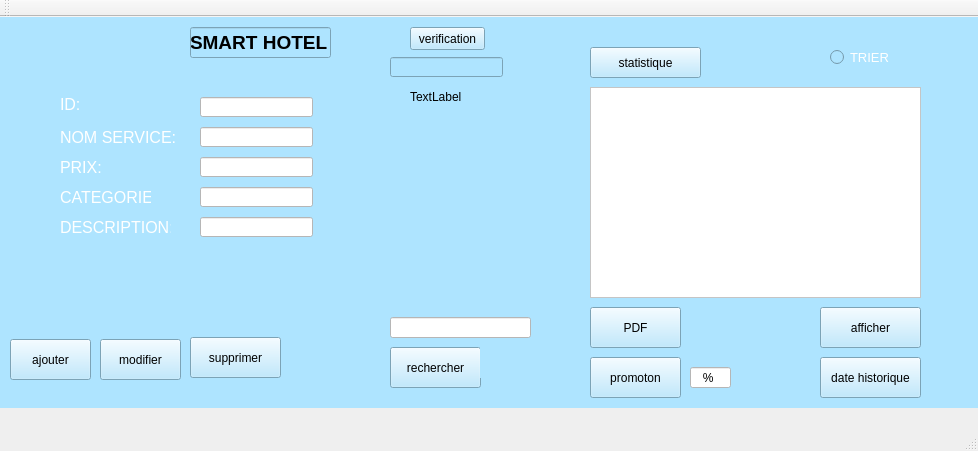
<?xml version="1.0" encoding="UTF-8"?>
<ui version="4.0">
 <class>MainWindow</class>
 <widget class="QMainWindow" name="MainWindow">
  <property name="geometry">
   <rect>
    <x>0</x>
    <y>0</y>
    <width>978</width>
    <height>451</height>
   </rect>
  </property>
  <property name="windowTitle">
   <string>Gestion des Clients</string>
  </property>
  <widget class="QWidget" name="centralWidget">
   <widget class="QStackedWidget" name="stackedWidget">
    <property name="geometry">
     <rect>
      <x>0</x>
      <y>0</y>
      <width>981</width>
      <height>391</height>
     </rect>
    </property>
    <property name="palette">
     <palette>
      <active>
       <colorrole role="WindowText">
        <brush brushstyle="SolidPattern">
         <color alpha="255">
          <red>0</red>
          <green>0</green>
          <blue>0</blue>
         </color>
        </brush>
       </colorrole>
       <colorrole role="Button">
        <brush brushstyle="SolidPattern">
         <color alpha="255">
          <red>174</red>
          <green>228</green>
          <blue>255</blue>
         </color>
        </brush>
       </colorrole>
       <colorrole role="Base">
        <brush brushstyle="SolidPattern">
         <color alpha="255">
          <red>174</red>
          <green>228</green>
          <blue>255</blue>
         </color>
        </brush>
       </colorrole>
       <colorrole role="Window">
        <brush brushstyle="SolidPattern">
         <color alpha="255">
          <red>174</red>
          <green>228</green>
          <blue>255</blue>
         </color>
        </brush>
       </colorrole>
      </active>
      <inactive>
       <colorrole role="WindowText">
        <brush brushstyle="SolidPattern">
         <color alpha="255">
          <red>0</red>
          <green>0</green>
          <blue>0</blue>
         </color>
        </brush>
       </colorrole>
       <colorrole role="Button">
        <brush brushstyle="SolidPattern">
         <color alpha="255">
          <red>174</red>
          <green>228</green>
          <blue>255</blue>
         </color>
        </brush>
       </colorrole>
       <colorrole role="Base">
        <brush brushstyle="SolidPattern">
         <color alpha="255">
          <red>174</red>
          <green>228</green>
          <blue>255</blue>
         </color>
        </brush>
       </colorrole>
       <colorrole role="Window">
        <brush brushstyle="SolidPattern">
         <color alpha="255">
          <red>174</red>
          <green>228</green>
          <blue>255</blue>
         </color>
        </brush>
       </colorrole>
      </inactive>
      <disabled>
       <colorrole role="WindowText">
        <brush brushstyle="SolidPattern">
         <color alpha="255">
          <red>120</red>
          <green>120</green>
          <blue>120</blue>
         </color>
        </brush>
       </colorrole>
       <colorrole role="Button">
        <brush brushstyle="SolidPattern">
         <color alpha="255">
          <red>174</red>
          <green>228</green>
          <blue>255</blue>
         </color>
        </brush>
       </colorrole>
       <colorrole role="Base">
        <brush brushstyle="SolidPattern">
         <color alpha="255">
          <red>174</red>
          <green>228</green>
          <blue>255</blue>
         </color>
        </brush>
       </colorrole>
       <colorrole role="Window">
        <brush brushstyle="SolidPattern">
         <color alpha="255">
          <red>174</red>
          <green>228</green>
          <blue>255</blue>
         </color>
        </brush>
       </colorrole>
      </disabled>
     </palette>
    </property>
    <property name="font">
     <font>
      <pointsize>14</pointsize>
     </font>
    </property>
    <property name="styleSheet">
     <string notr="true">background-color: rgb(174, 228, 255);</string>
    </property>
    <widget class="QWidget" name="page">
     <widget class="QLabel" name="label">
      <property name="geometry">
       <rect>
        <x>60</x>
        <y>80</y>
        <width>47</width>
        <height>21</height>
       </rect>
      </property>
      <property name="text">
       <string>&lt;html&gt;&lt;head/&gt;&lt;body&gt;&lt;p&gt;&lt;span style=&quot; font-size:18pt; color:#ffffff; vertical-align:super;&quot;&gt;ID:&lt;/span&gt;&lt;/p&gt;&lt;/body&gt;&lt;/html&gt;</string>
      </property>
     </widget>
     <widget class="QLabel" name="label_2">
      <property name="geometry">
       <rect>
        <x>60</x>
        <y>110</y>
        <width>121</width>
        <height>21</height>
       </rect>
      </property>
      <property name="text">
       <string>&lt;html&gt;&lt;head/&gt;&lt;body&gt;&lt;p&gt;&lt;span style=&quot; font-size:12pt; color:#ffffff;&quot;&gt;NOM SERVICE:&lt;/span&gt;&lt;/p&gt;&lt;/body&gt;&lt;/html&gt;</string>
      </property>
     </widget>
     <widget class="QLabel" name="label_3">
      <property name="geometry">
       <rect>
        <x>60</x>
        <y>170</y>
        <width>91</width>
        <height>21</height>
       </rect>
      </property>
      <property name="text">
       <string>&lt;html&gt;&lt;head/&gt;&lt;body&gt;&lt;p&gt;&lt;span style=&quot; font-size:12pt; color:#ffffff;&quot;&gt;CATEGORIE:&lt;/span&gt;&lt;/p&gt;&lt;/body&gt;&lt;/html&gt;</string>
      </property>
     </widget>
     <widget class="QLabel" name="label_4">
      <property name="geometry">
       <rect>
        <x>60</x>
        <y>200</y>
        <width>111</width>
        <height>21</height>
       </rect>
      </property>
      <property name="text">
       <string>&lt;html&gt;&lt;head/&gt;&lt;body&gt;&lt;p&gt;&lt;span style=&quot; font-size:12pt; color:#ffffff;&quot;&gt;DESCRIPTION:&lt;/span&gt;&lt;/p&gt;&lt;/body&gt;&lt;/html&gt;</string>
      </property>
     </widget>
     <widget class="QLabel" name="label_5">
      <property name="geometry">
       <rect>
        <x>60</x>
        <y>140</y>
        <width>47</width>
        <height>21</height>
       </rect>
      </property>
      <property name="text">
       <string>&lt;html&gt;&lt;head/&gt;&lt;body&gt;&lt;p&gt;&lt;span style=&quot; font-size:12pt; color:#ffffff;&quot;&gt;PRIX:&lt;/span&gt;&lt;/p&gt;&lt;/body&gt;&lt;/html&gt;</string>
      </property>
     </widget>
     <widget class="QLineEdit" name="lineEdit">
      <property name="geometry">
       <rect>
        <x>200</x>
        <y>80</y>
        <width>113</width>
        <height>20</height>
       </rect>
      </property>
      <property name="styleSheet">
       <string notr="true">background-color: rgb(255, 255, 255);</string>
      </property>
     </widget>
     <widget class="QLineEdit" name="lineEdit_3">
      <property name="geometry">
       <rect>
        <x>200</x>
        <y>110</y>
        <width>113</width>
        <height>20</height>
       </rect>
      </property>
      <property name="styleSheet">
       <string notr="true">background-color: rgb(255, 255, 255);</string>
      </property>
     </widget>
     <widget class="QLineEdit" name="lineEdit_4">
      <property name="geometry">
       <rect>
        <x>200</x>
        <y>170</y>
        <width>113</width>
        <height>20</height>
       </rect>
      </property>
      <property name="styleSheet">
       <string notr="true">background-color: rgb(255, 255, 255);</string>
      </property>
     </widget>
     <widget class="QLineEdit" name="lineEdit_5">
      <property name="geometry">
       <rect>
        <x>200</x>
        <y>200</y>
        <width>113</width>
        <height>20</height>
       </rect>
      </property>
      <property name="styleSheet">
       <string notr="true">
background-color: rgb(255, 255, 255);</string>
      </property>
     </widget>
     <widget class="QLineEdit" name="lineEdit_6">
      <property name="geometry">
       <rect>
        <x>200</x>
        <y>140</y>
        <width>113</width>
        <height>20</height>
       </rect>
      </property>
      <property name="styleSheet">
       <string notr="true">background-color: rgb(255, 255, 255);

</string>
      </property>
     </widget>
     <widget class="QPushButton" name="pushButton_ajouter">
      <property name="geometry">
       <rect>
        <x>10</x>
        <y>322</y>
        <width>81</width>
        <height>41</height>
       </rect>
      </property>
      <property name="text">
       <string>ajouter</string>
      </property>
     </widget>
     <widget class="QPushButton" name="pushButton_supprimer">
      <property name="geometry">
       <rect>
        <x>190</x>
        <y>320</y>
        <width>91</width>
        <height>41</height>
       </rect>
      </property>
      <property name="text">
       <string>supprimer</string>
      </property>
     </widget>
     <widget class="QPushButton" name="pushButton_modifier">
      <property name="geometry">
       <rect>
        <x>100</x>
        <y>322</y>
        <width>81</width>
        <height>41</height>
       </rect>
      </property>
      <property name="text">
       <string>modifier</string>
      </property>
     </widget>
     <widget class="QTableView" name="tableView">
      <property name="geometry">
       <rect>
        <x>590</x>
        <y>70</y>
        <width>331</width>
        <height>211</height>
       </rect>
      </property>
      <property name="styleSheet">
       <string notr="true">background-color: rgb(255, 255, 255);</string>
      </property>
     </widget>
     <widget class="QPushButton" name="pushButton_rechercher">
      <property name="geometry">
       <rect>
        <x>390</x>
        <y>330</y>
        <width>91</width>
        <height>41</height>
       </rect>
      </property>
      <property name="text">
       <string>rechercher</string>
      </property>
     </widget>
     <widget class="QLineEdit" name="lineEdit_recherche">
      <property name="geometry">
       <rect>
        <x>390</x>
        <y>300</y>
        <width>141</width>
        <height>21</height>
       </rect>
      </property>
      <property name="styleSheet">
       <string notr="true">background-color: rgb(255, 255, 255);</string>
      </property>
     </widget>
     <widget class="QPushButton" name="pushButton_statistique">
      <property name="geometry">
       <rect>
        <x>590</x>
        <y>30</y>
        <width>111</width>
        <height>31</height>
       </rect>
      </property>
      <property name="text">
       <string>statistique</string>
      </property>
     </widget>
     <widget class="QPushButton" name="pushButton_afficher">
      <property name="geometry">
       <rect>
        <x>820</x>
        <y>290</y>
        <width>101</width>
        <height>41</height>
       </rect>
      </property>
      <property name="text">
       <string>afficher</string>
      </property>
     </widget>
     <widget class="QRadioButton" name="pushButton_trier">
      <property name="geometry">
       <rect>
        <x>830</x>
        <y>20</y>
        <width>111</width>
        <height>41</height>
       </rect>
      </property>
      <property name="palette">
       <palette>
        <active>
         <colorrole role="WindowText">
          <brush brushstyle="SolidPattern">
           <color alpha="255">
            <red>255</red>
            <green>255</green>
            <blue>255</blue>
           </color>
          </brush>
         </colorrole>
         <colorrole role="Button">
          <brush brushstyle="SolidPattern">
           <color alpha="255">
            <red>174</red>
            <green>228</green>
            <blue>255</blue>
           </color>
          </brush>
         </colorrole>
         <colorrole role="Base">
          <brush brushstyle="SolidPattern">
           <color alpha="255">
            <red>174</red>
            <green>228</green>
            <blue>255</blue>
           </color>
          </brush>
         </colorrole>
         <colorrole role="Window">
          <brush brushstyle="SolidPattern">
           <color alpha="255">
            <red>174</red>
            <green>228</green>
            <blue>255</blue>
           </color>
          </brush>
         </colorrole>
         <colorrole role="AlternateBase">
          <brush brushstyle="SolidPattern">
           <color alpha="255">
            <red>174</red>
            <green>228</green>
            <blue>255</blue>
           </color>
          </brush>
         </colorrole>
        </active>
        <inactive>
         <colorrole role="WindowText">
          <brush brushstyle="SolidPattern">
           <color alpha="255">
            <red>255</red>
            <green>255</green>
            <blue>255</blue>
           </color>
          </brush>
         </colorrole>
         <colorrole role="Button">
          <brush brushstyle="SolidPattern">
           <color alpha="255">
            <red>174</red>
            <green>228</green>
            <blue>255</blue>
           </color>
          </brush>
         </colorrole>
         <colorrole role="Base">
          <brush brushstyle="SolidPattern">
           <color alpha="255">
            <red>174</red>
            <green>228</green>
            <blue>255</blue>
           </color>
          </brush>
         </colorrole>
         <colorrole role="Window">
          <brush brushstyle="SolidPattern">
           <color alpha="255">
            <red>174</red>
            <green>228</green>
            <blue>255</blue>
           </color>
          </brush>
         </colorrole>
         <colorrole role="AlternateBase">
          <brush brushstyle="SolidPattern">
           <color alpha="255">
            <red>174</red>
            <green>228</green>
            <blue>255</blue>
           </color>
          </brush>
         </colorrole>
        </inactive>
        <disabled>
         <colorrole role="WindowText">
          <brush brushstyle="SolidPattern">
           <color alpha="255">
            <red>120</red>
            <green>120</green>
            <blue>120</blue>
           </color>
          </brush>
         </colorrole>
         <colorrole role="Button">
          <brush brushstyle="SolidPattern">
           <color alpha="255">
            <red>174</red>
            <green>228</green>
            <blue>255</blue>
           </color>
          </brush>
         </colorrole>
         <colorrole role="Base">
          <brush brushstyle="SolidPattern">
           <color alpha="255">
            <red>174</red>
            <green>228</green>
            <blue>255</blue>
           </color>
          </brush>
         </colorrole>
         <colorrole role="Window">
          <brush brushstyle="SolidPattern">
           <color alpha="255">
            <red>174</red>
            <green>228</green>
            <blue>255</blue>
           </color>
          </brush>
         </colorrole>
         <colorrole role="AlternateBase">
          <brush brushstyle="SolidPattern">
           <color alpha="255">
            <red>174</red>
            <green>228</green>
            <blue>255</blue>
           </color>
          </brush>
         </colorrole>
        </disabled>
       </palette>
      </property>
      <property name="font">
       <font>
        <pointsize>10</pointsize>
       </font>
      </property>
      <property name="toolTip">
       <string>&lt;html&gt;&lt;head/&gt;&lt;body&gt;&lt;p&gt;&lt;br/&gt;&lt;/p&gt;&lt;p&gt;&lt;br/&gt;&lt;/p&gt;&lt;p&gt;&lt;br/&gt;&lt;/p&gt;&lt;/body&gt;&lt;/html&gt;</string>
      </property>
      <property name="styleSheet">
       <string notr="true">alternate-background-color: rgb(174, 228, 255);</string>
      </property>
      <property name="text">
       <string>TRIER</string>
      </property>
     </widget>
     <widget class="QPushButton" name="pushButton_PDF">
      <property name="geometry">
       <rect>
        <x>590</x>
        <y>290</y>
        <width>91</width>
        <height>41</height>
       </rect>
      </property>
      <property name="text">
       <string>PDF</string>
      </property>
     </widget>
     <widget class="QLabel" name="label_6">
      <property name="geometry">
       <rect>
        <x>370</x>
        <y>120</y>
        <width>161</width>
        <height>141</height>
       </rect>
      </property>
      <property name="text">
       <string/>
      </property>
      <property name="pixmap">
       <pixmap>../../../Pictures/rb_2148158366.png</pixmap>
      </property>
      <property name="scaledContents">
       <bool>true</bool>
      </property>
     </widget>
     <widget class="QLabel" name="label_7">
      <property name="geometry">
       <rect>
        <x>710</x>
        <y>20</y>
        <width>61</width>
        <height>41</height>
       </rect>
      </property>
      <property name="text">
       <string/>
      </property>
      <property name="pixmap">
       <pixmap>../../../Pictures/rb_68456.png</pixmap>
      </property>
      <property name="scaledContents">
       <bool>true</bool>
      </property>
     </widget>
     <widget class="QLabel" name="label_8">
      <property name="geometry">
       <rect>
        <x>480</x>
        <y>330</y>
        <width>61</width>
        <height>31</height>
       </rect>
      </property>
      <property name="text">
       <string/>
      </property>
      <property name="pixmap">
       <pixmap>../../../Pictures/rb_82373.png</pixmap>
      </property>
      <property name="scaledContents">
       <bool>true</bool>
      </property>
     </widget>
     <widget class="QLabel" name="label_9">
      <property name="geometry">
       <rect>
        <x>100</x>
        <y>280</y>
        <width>81</width>
        <height>41</height>
       </rect>
      </property>
      <property name="text">
       <string/>
      </property>
      <property name="pixmap">
       <pixmap>../../../Pictures/rb_44012.png</pixmap>
      </property>
      <property name="scaledContents">
       <bool>true</bool>
      </property>
     </widget>
     <widget class="QLabel" name="label_12">
      <property name="geometry">
       <rect>
        <x>690</x>
        <y>290</y>
        <width>41</width>
        <height>41</height>
       </rect>
      </property>
      <property name="text">
       <string/>
      </property>
      <property name="pixmap">
       <pixmap>../../../Pictures/pdf-file_9680395.png</pixmap>
      </property>
      <property name="scaledContents">
       <bool>true</bool>
      </property>
     </widget>
     <widget class="QLabel" name="label_13">
      <property name="geometry">
       <rect>
        <x>20</x>
        <y>280</y>
        <width>51</width>
        <height>41</height>
       </rect>
      </property>
      <property name="text">
       <string/>
      </property>
      <property name="pixmap">
       <pixmap>../../../Pictures/rb_974.png</pixmap>
      </property>
      <property name="scaledContents">
       <bool>true</bool>
      </property>
     </widget>
     <widget class="QLabel" name="label_10">
      <property name="geometry">
       <rect>
        <x>220</x>
        <y>290</y>
        <width>31</width>
        <height>21</height>
       </rect>
      </property>
      <property name="text">
       <string/>
      </property>
      <property name="pixmap">
       <pixmap>../../../Pictures/delete-button_5602131.png</pixmap>
      </property>
      <property name="scaledContents">
       <bool>true</bool>
      </property>
     </widget>
     <widget class="QLineEdit" name="lineEdit_2">
      <property name="geometry">
       <rect>
        <x>190</x>
        <y>10</y>
        <width>141</width>
        <height>31</height>
       </rect>
      </property>
      <property name="font">
       <font>
        <pointsize>14</pointsize>
        <weight>75</weight>
        <bold>true</bold>
       </font>
      </property>
      <property name="text">
       <string>SMART HOTEL</string>
      </property>
     </widget>
     <widget class="QLineEdit" name="lineEdit_pourcentage">
      <property name="geometry">
       <rect>
        <x>690</x>
        <y>350</y>
        <width>41</width>
        <height>21</height>
       </rect>
      </property>
      <property name="styleSheet">
       <string notr="true">background-color: rgb(255, 255, 255);</string>
      </property>
      <property name="text">
       <string>   %</string>
      </property>
     </widget>
     <widget class="QPushButton" name="pushButton_calculerPromotion">
      <property name="geometry">
       <rect>
        <x>590</x>
        <y>340</y>
        <width>91</width>
        <height>41</height>
       </rect>
      </property>
      <property name="text">
       <string>promoton</string>
      </property>
     </widget>
     <widget class="QLabel" name="label_11">
      <property name="geometry">
       <rect>
        <x>770</x>
        <y>290</y>
        <width>41</width>
        <height>41</height>
       </rect>
      </property>
      <property name="text">
       <string/>
      </property>
      <property name="pixmap">
       <pixmap>../../../Pictures/specification_5203774.png</pixmap>
      </property>
      <property name="scaledContents">
       <bool>true</bool>
      </property>
     </widget>
     <widget class="QPushButton" name="pushButton_afficherDate">
      <property name="geometry">
       <rect>
        <x>820</x>
        <y>340</y>
        <width>101</width>
        <height>41</height>
       </rect>
      </property>
      <property name="text">
       <string>date historique</string>
      </property>
     </widget>
     <widget class="QLabel" name="label_14">
      <property name="geometry">
       <rect>
        <x>780</x>
        <y>340</y>
        <width>31</width>
        <height>31</height>
       </rect>
      </property>
      <property name="text">
       <string/>
      </property>
      <property name="pixmap">
       <pixmap>../../../Pictures/file_1052685.png</pixmap>
      </property>
      <property name="scaledContents">
       <bool>true</bool>
      </property>
     </widget>
     <widget class="QLineEdit" name="lineEditID">
      <property name="geometry">
       <rect>
        <x>390</x>
        <y>40</y>
        <width>113</width>
        <height>20</height>
       </rect>
      </property>
     </widget>
     <widget class="QPushButton" name="verifierIDReservation">
      <property name="geometry">
       <rect>
        <x>410</x>
        <y>10</y>
        <width>75</width>
        <height>23</height>
       </rect>
      </property>
      <property name="text">
       <string>verification</string>
      </property>
     </widget>
     <widget class="QLabel" name="labelResult">
      <property name="geometry">
       <rect>
        <x>410</x>
        <y>70</y>
        <width>71</width>
        <height>20</height>
       </rect>
      </property>
      <property name="text">
       <string>TextLabel</string>
      </property>
     </widget>
    </widget>
    <widget class="QWidget" name="page_2"/>
   </widget>
  </widget>
  <widget class="QMenuBar" name="menuBar">
   <property name="geometry">
    <rect>
     <x>0</x>
     <y>0</y>
     <width>978</width>
     <height>22</height>
    </rect>
   </property>
  </widget>
  <widget class="QToolBar" name="mainToolBar">
   <attribute name="toolBarArea">
    <enum>TopToolBarArea</enum>
   </attribute>
   <attribute name="toolBarBreak">
    <bool>false</bool>
   </attribute>
  </widget>
  <widget class="QStatusBar" name="statusBar"/>
 </widget>
 <layoutdefault spacing="6" margin="11"/>
 <resources/>
 <connections/>
</ui>
